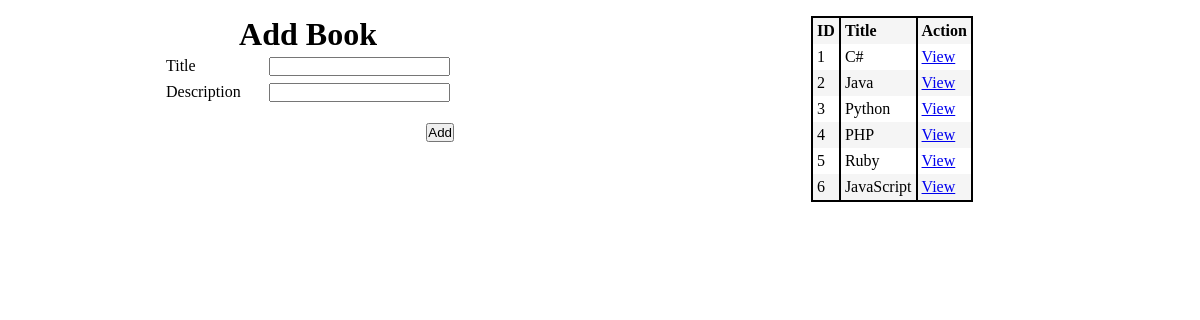
The page / on the database its author committed.
### books_authors_app/models.py (models this page shows)
class Book(models.Model):
    title = models.CharField(max_length=255)
    desc = models.TextField()
    created_at = models.DateTimeField(auto_now_add=True)
    updated_at = models.DateTimeField(auto_now=True)

### books_authors_app/views.py (the view)
# urls.py: path('', views.index),
def index(request):
    context = {
        "authors": Author.objects.all(),
        "books": Book.objects.all()
    }
    return render(request, 'index.html', context)

### books_authors_app/templates/index.html (shortened to what this page needs)
<!DOCTYPE html>
<html lang="en">
<head>
    {% load static %}
    <link rel="stylesheet" href="{% static 'style.css' %}">
</head>
<body>
    <div class="add-book">
        <h1>Add Book</h1>
        <form action="/add_book" method="POST">
            <div>
                <label for="title">Title</label>
                <input type="text" name="title">
            </div>
            <div>
                <label for="desc">Description</label>
                <input type="text" name="desc">
            </div>
            <br>
            <input class="submit" type="submit" name="submit" value="Add">
        </form>
    </div>
    <div class="book-list">
        <table>
            <tr>
                <th>ID</th>
                <th>Title</th>
                <th>Action</th>
            </tr>
            {% for book in books %}
                <tr>
                    <td>{{ book.id }}</td>
                    <td>{{ book.title }}</td>
                    <td><a href="books/{{ book.id }}">View</a></td>
                </tr>
            {% endfor %}
        </table>
    </div>
</body>
</html>

### books_authors_app/static/style.css (style rules this page uses)
* { margin: 0; padding: 0; }
body { display: flex; margin: 1em; }
.add-book { width: 25%; margin-left: auto; margin-right: auto; }
.add-book h1 { text-align: center; margin: 0; }
.add-book div { display: block; padding: 0.25em; }
.add-book input { display: inline-block; float: right; }
.book-list { width: 25%; margin-left: auto; margin-right: auto; }
table { width: auto; margin: auto; border: 0.15em solid black; border-collapse: collapse; }
th, td { padding: 0.25em; text-align: left; border-left: 0.15em solid black; }
tbody tr:nth-child(odd) { background-color: whitesmoke; }
table td:first-child, table th:first-child { border-left: none; }
table td:last-child, table th:last-child { border-right: none; }

### rows shown on the page
Book: id "1", title "C#"
Book: id "2", title "Java"
Book: id "3", title "Python"
Book: id "4", title "PHP"
Book: id "5", title "Ruby"
Book: id "6", title "JavaScript"
